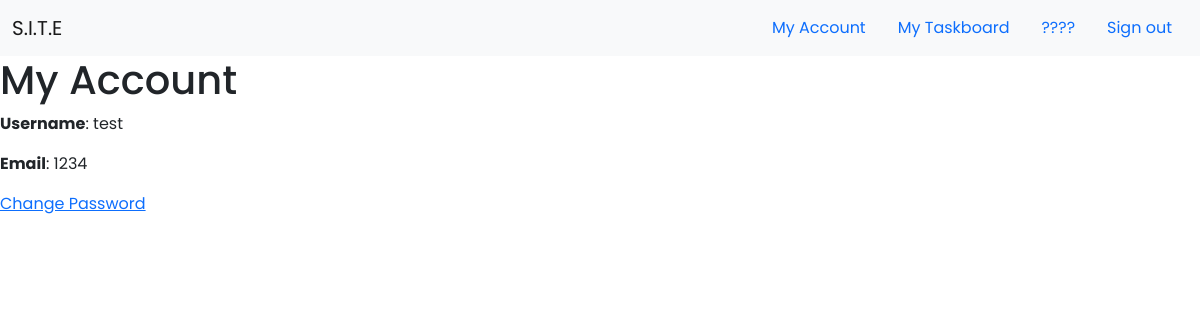
The app's page /profile (signed in), older data.
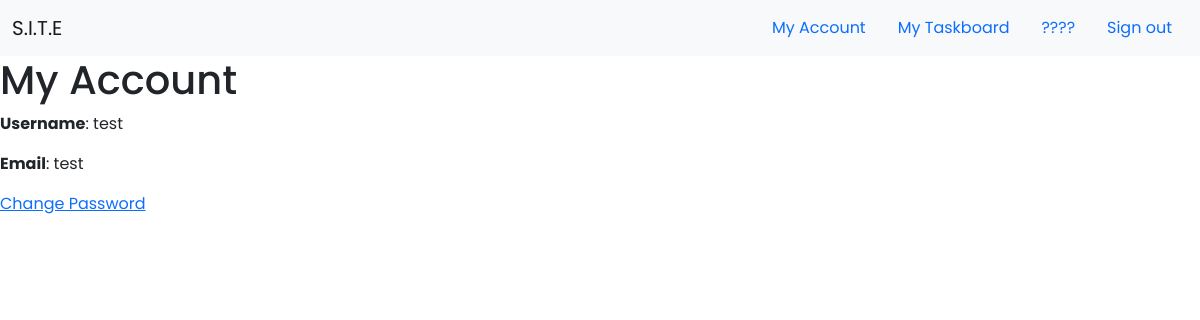
The same page, newer data.
### app/models.py (models this page shows, shortened)
class User(UserMixin, db.Model):
    id = db.Column(db.Integer, primary_key=True)
    username = db.Column(db.String, nullable=False, unique=False)
    email = db.Column(db.String(32), unique=True, nullable=False, index=True)
    password = db.Column(db.String(200), unique=False)
    posts = db.relationship('Post', backref='author', lazy='dynamic')
    content = db.relationship('Task', backref='author', lazy='dynamic' )
    category = db.relationship('Category', backref='author', lazy='dynamic')

### app/routes.py (the view)
@app.route("/profile")
@login_required
def profile():
    user = current_user
    return render_template ('profile.html', title = 'My Account')

### app/models.py (called while the page is built)
@login.user_loader
def load_user(id):
    return User.query.get(int(id))

### app/templates/profile.html
{% extends "base.html" %}
{% block content %}
<h1>My Account</h1>
<div>
    <p><strong>Username</strong>: {{ current_user.username}} </p>
    <p><strong>Email</strong>: {{ current_user.email}} </p>
    <p><a href="/changepassword">Change Password</p>
</div>
{% endblock %}

Row changes from the older to the newer data that the page shows:
changed User "test": email "1234" → "test"
